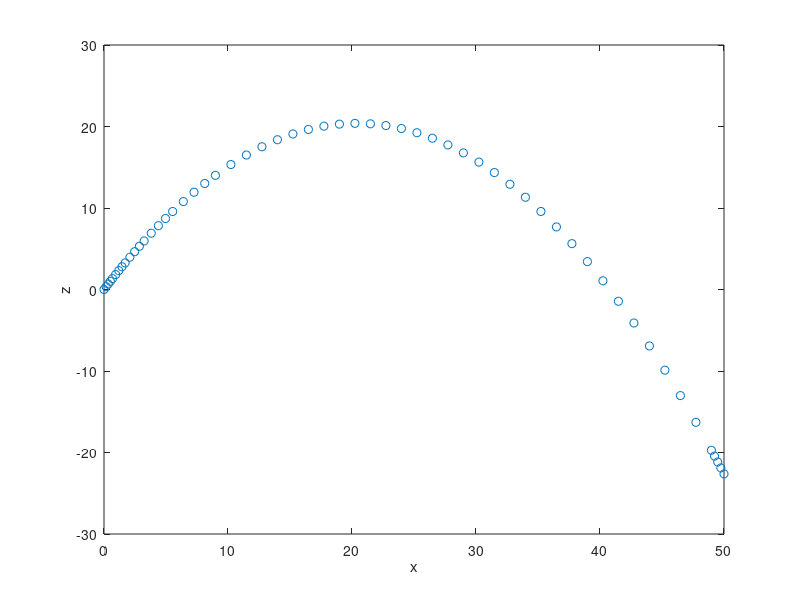

MATLAB code to generate this figure: (Note: this script raises an error after producing the figure.)
% Kap_07_Masseteilchen_1.m
function Masseteilchen_1
%
 x0 = 0; z0 = 0; u0 = 10.0; v0 = 20.0; 
 y0 = [x0,u0,z0,v0]'; 
 tend = 5.0; tspan = [0.0,tend];
% tspan = linspace(0.0,tend,100)
 options = odeset('stats','on');
 [t,y] = ode45(@dgl,tspan,y0,options);
% [t,y] = rk3_simple(@dgl,tspan,y0,1.0e-6,1.0e-6);
 plot(y(:,1),y(:,3),'o')
 xlabel('x'); ylabel('z'); ax = gca; ax.FontSize = 14;
 exportgraphics(gca,'Masseteilchen1_Matlab.pdf','resolution',200)
 err_x = abs(x0+u0*tend-y(end,1))
 err_z = abs(z0+v0*tend-0.5*9.81*tend^2-y(end,3))
end

function dy = dgl(t,y)
 dy = [y(2);0;y(4);-9.81];
end
